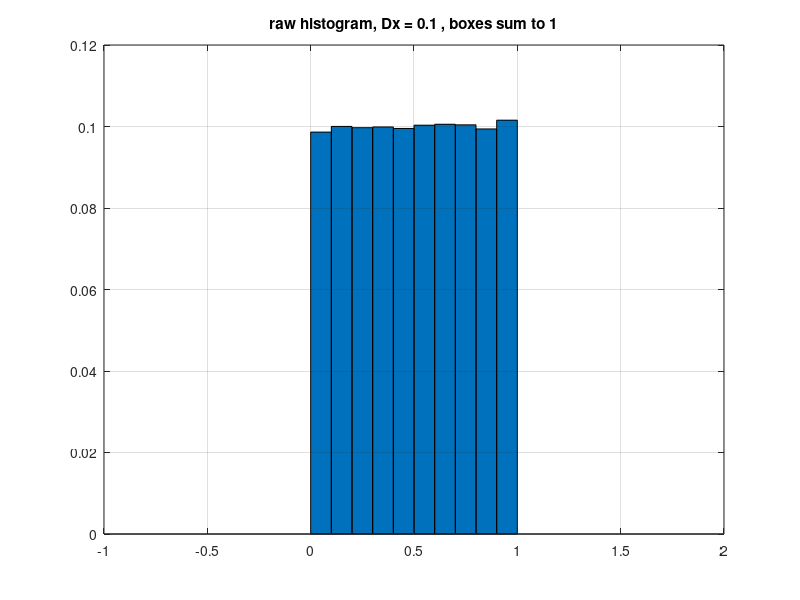
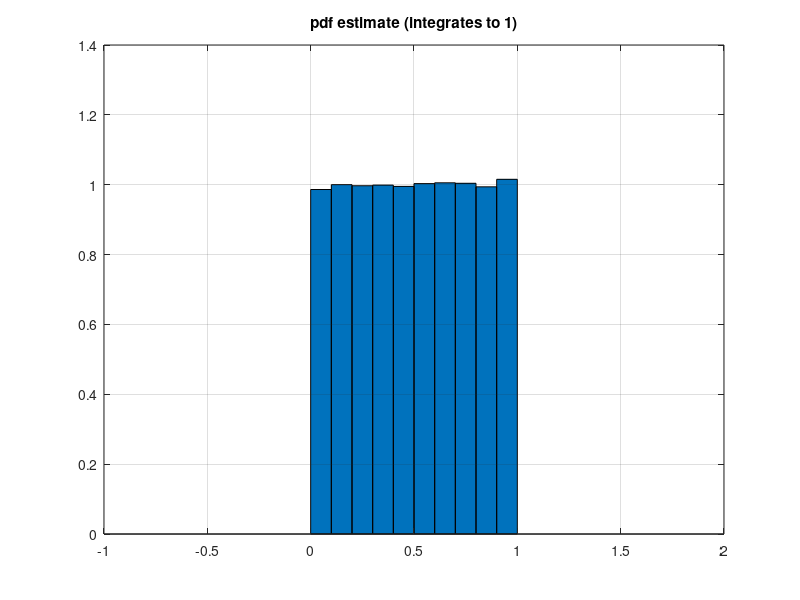

Write the MATLAB code that produced these figures, in order. (Note: this script raises an error after producing the figures.)

%%  Examples of pdf estimation of single and joint RVs

%% single uniformly distributed RV
close all;
clear all;

N=100000;  % how many experiments
csi=rand(1,N);   % the values of csi

% plotting the histogram
Dx=0.1;    % box width (i.e., value of Delta_x)
[box,x]=hist(csi,[-1+Dx/2:Dx:2-Dx/2]);
figure;bar(x,box/N,1);grid on; 
title(['raw histogram, Dx = ' num2str(Dx) ' , boxes sum to ' num2str(sum(box)/N) ]);
pause;

% plotting the pdf estimate
pdf=box/N/Dx;
figure;bar(x,pdf,1);grid on;
title(['pdf estimate (integrates to ' num2str(sum(pdf)*Dx) ')']);
pause;

% plotting the expected analytical pdf
ax=[min(x):0.001:max(x)];
apdf=HPi(1,ax-1/2);
hold on; plot(ax,apdf,'r--', 'linewidth',2);

return;

%% single Gaussian-distributed RV
clear all;

N=10000;  % how many experiments
sigma=1;
mu=0;
csi=sigma*randn(1,N)+mu;   % the values

% plotting the histogram
Dx=0.1*sigma;    % box width (i.e., value of Delta_x)
x=[-6*sigma:Dx:6*sigma];
[box,x]=hist(csi,x);
figure;bar(x,box/N,1);grid on; 
title(['raw histogram, Dx = ' num2str(Dx) ' , boxes sum to ' num2str(sum(box)/N) ]);
pause;

% plotting the pdf estimate
pdf=box/N/Dx;
figure;bar(x,pdf,1);grid on;
title(['pdf estimate (integrates to ' num2str(sum(pdf)*Dx) ')']);
pause;

% plotting the expected analytical pdf
apdf=1/sqrt(2*pi*sigma^2)*exp(-(x-mu).^2 /2/(sigma^2));
hold on; plot(x,apdf,'r--', 'linewidth',2);

return;

%% Rayleigh-distributed RV
clear all;

N=1000000;  % how many experiments
% variance of the component Gaussian variables
sigma=1;
%mu=2;
csi=sqrt((sigma*randn(1,N)).^2+(sigma*randn(1,N)).^2);   % the values

% mean value and standard deviation of the Rayleigh
mean_value=sqrt(pi/2)*sigma;
std_dev=sqrt((4-pi))/2*sigma;
% plotting the histogram
Dx=0.01*sigma;    % box width (i.e., value of Delta_x)

x=[-2*std_dev:Dx:mean_value+8*std_dev];
[box,x]=hist(csi,x);
figure;bar(x,box/N,1);grid on; 
title(['raw histogram, Dx = ' num2str(Dx) ' , boxes sum to ' num2str(sum(box)/N) ]);
pause;

% plotting the pdf estimate
pdf=box/N/Dx;
figure;bar(x,pdf,1);grid on;
title(['pdf estimate (integrates to ' num2str(sum(pdf)*Dx) ')']);
pause;

% plotting the expected analytical pdf
apdf=x./sigma^2.*exp(-x.^2/(2*sigma^2)).*(x>0);
%1/sqrt(2*pi*sigma^2)*exp(-(x-mu).^2 /2/(sigma^2));
hold on; plot(x,apdf,'r--', 'linewidth',2);

return;

%% Independent jointly-distributed Gaussian RVs
clear all;

N=1000000;  % how many experiments
sigma_csi=10;
sigma_eta=10;
mu_csi=15;
mu_eta=15;
csi_eta=zeros(N,2);
csi_eta(:,1)=sigma_csi*randn(1,N)+mu_csi;   % csi: temperature in Torino
csi_eta(:,2)=sigma_eta*randn(1,N)+mu_eta;   % eta: temperature in Beijing

% plotting the histogram
Dx=0.25*sigma_csi;    % box width (i.e., value of Delta_x)
Dy=0.25*sigma_eta;    % box width (i.e., value of Delta_y)

reticulate={ (-6*sigma_csi+mu_csi):Dx:(6*sigma_csi+mu_csi)  (-6*sigma_eta+mu_eta):Dy:(6*sigma_eta+mu_eta) };
figure;hist3(csi_eta, reticulate);[box]=hist3(csi_eta, reticulate);
title(['raw histogram: number of occurrences per box, Dx=' num2str(Dx) ', Dy=' num2str(Dx)]);
pause;

csi_eta_pdf=box/Dx/Dy/N;    % estimating the pdf
figure; mesh(reticulate{1},reticulate{2},csi_eta_pdf);axis square;
title(['estimate of joint pdf of \xi and \eta - integrates to ' num2str(sum(sum(csi_eta_pdf))*Dx*Dy)]);
pause;

figure;contour(reticulate{1},reticulate{2},csi_eta_pdf);axis square;grid on;
title(['estimate of joint pdf of \xi and \eta - integrates to ' num2str(sum(sum(csi_eta_pdf))*Dx*Dy)]);
pause;



%% Transforming a uniform RV
clear all;

N=10000000;  % how many experiments
extension=pi;
mu=0;
phi=extension*(rand(1,N)-1/2-mu);   % zero-mean with given extension

% plotting the pdf estimate
Dx=0.02*extension;    % box width (i.e., value of Delta_x)
[box,x]=hist(phi,[-extension+Dx/2:Dx:extension-Dx/2]);
pdf=box/N/Dx;
figure;bar(x,pdf);grid on;
title(['estimate of pdf of phi - (integrates to ' num2str(sum(pdf)*Dx) ')']);

pause;

% transforming the variable
eta=cos(phi);

% plotting the pdf estimate
Dy=0.05;    % box width (i.e., value of Delta_x)
[box,y]=hist(eta,[-1+Dy/2:Dy:2-Dy/2]);
pdf_eta=box/N/Dy;
figure;bar(y,pdf_eta);grid on;
title(['estimate of pdf of \eta=cos(\phi) - (integrates to ' num2str(sum(pdf_eta)*Dy) ')']);
return;


%% sum of independent uniform RVs and central limit theorem

clear all;

N=1000000;  % how many experiments
extension=sqrt(12);    % extension of uniform pdf
mu=0;   % mean value of uniform pdf

eta=zeros(1,N);     % initializing array

for k=1:100

csi=extension*(rand(1,N)-1/2-mu);   % creating a new uniformly-distributed RV
eta=eta+csi;    % summing to the previous result

% plotting the pdf estimate
Dx=0.01*extension*sqrt(k);    % box width (i.e., value of Delta_x)
[box,x]=hist(eta,[-1.5*sqrt(k)*extension:Dx:sqrt(k)*extension*1.5]);
pdf=box/N/Dx;
figure;bar(x,pdf,1);grid on;

var_eta=var(eta);   % estimating variance of eta
mean_eta=mean(eta); % estimating mean of eta
title(['estimate of pdf of \eta - integrates to ' num2str(sum(pdf)*Dx) ' - mean \eta=' num2str(mean_eta) ' - var \eta=' num2str(var_eta)]);

% plotting the expected analytical pdf
sigma_eta=extension/2/sqrt(3)*sqrt(k);
mu_eta=k*mu;
apdf=1/sqrt(2*pi*sigma_eta^2)*exp(-(x-mu_eta).^2 /2/(sigma_eta^2));
hold on; plot(x,apdf,'r--', 'linewidth',2);hold off;

pause;

end % index k

pause;


%% Independent jointly distributed uniform RVs

clear all;

N=100000;  % how many experiments
sigma_csi=3;
sigma_eta=3;
mu_csi=2;
mu_eta=4;
csi_eta=zeros(N,2); % first column contains csi, second column contains eta
csi_eta(:,1)=sigma_csi*sqrt(12)*(rand(1,N)-1/2)+mu_csi;   % the values of csi
csi_eta(:,2)=sigma_eta*sqrt(12)*(rand(1,N)-1/2)+mu_eta;   % the values of eta

% plotting the histogram
Dx=0.2*sigma_csi;    % box width (i.e., value of Delta_x)
Dy=0.2*sigma_eta;    % box width (i.e., value of Delta_y)

reticulate={ (-6*sigma_csi+mu_csi):Dx:(6*sigma_csi+mu_csi)  (-6*sigma_eta+mu_eta):Dy:(6*sigma_eta+mu_eta) };
figure;hist3(csi_eta, reticulate);[box]=hist3(csi_eta, reticulate);
title(['raw histogram: number of occurrences per box, Dx=' num2str(Dx) ', Dy=' num2str(Dx)]);
pause;

csi_eta_pdf=box/Dx/Dy/N;    % estimating the pdf
figure; mesh(reticulate{1},reticulate{2},csi_eta_pdf);
title(['estimate of joint pdf of \xi and \eta - integrates to ' num2str(sum(sum(csi_eta_pdf))*Dx*Dy)]);
pause;

figure;contour(reticulate{1},reticulate{2},csi_eta_pdf);axis square;grid on;
title(['estimate of joint pdf of \xi and \eta - integrates to ' num2str(sum(sum(csi_eta_pdf))*Dx*Dy)]);
pause;


%% Dependent jointly distributed uniform RVs

clear all;

N=1000000;  % how many experiments
w_csi=1;            % FWHM of the distribution of csi
w_rho=1;            % FWHM of the distribution of rho
sigma_csi=w_csi/2/sqrt(3);
sigma_rho=w_rho/2/sqrt(3);
mu_csi=0;
mu_rho=0;
csi_eta=zeros(N,2); % first column contains csi, second column contains eta
csi=sigma_csi*sqrt(12)*(rand(1,N)-1/2)+mu_csi;   % the values of csi
rho=sigma_rho*sqrt(12)*(rand(1,N)-1/2)+mu_rho;   % the values of eta
csi_eta(:,1)=csi;
csi_eta(:,2)=csi+rho;
% plotting the histogram
Dx=0.1*sigma_csi;    % box width (i.e., value of Delta_x)
Dy=0.1*sigma_csi;    % box width (i.e., value of Delta_y)

reticulate={ (-6*sigma_csi+mu_csi):Dx:(6*sigma_csi+mu_csi)  (-6*sigma_csi+mu_csi):Dy:(6*sigma_csi+mu_csi) };
figure;hist3(csi_eta, reticulate);[box]=hist3(csi_eta, reticulate);
title(['raw histogram: number of occurrences per box, Dx=' num2str(Dx) ', Dy=' num2str(Dx)]);
pause;

csi_eta_pdf=box/Dx/Dy/N;    % estimating the pdf
figure; mesh(reticulate{1},reticulate{2},csi_eta_pdf);
title(['estimate of joint pdf of \xi and \eta - integrates to ' num2str(sum(sum(csi_eta_pdf))*Dx*Dy)]);
pause;

figure;contour(reticulate{1},reticulate{2},csi_eta_pdf);axis square;grid on;
title(['estimate of joint pdf of \xi and \eta - integrates to ' num2str(sum(sum(csi_eta_pdf))*Dx*Dy)]);
pause;


%% Independent jointly-distributed Gaussian RVs
clear all;

N=1000000;  % how many experiments
sigma_csi=10;
sigma_eta=10;
mu_csi=15;
mu_eta=15;
csi_eta=zeros(N,2);
csi_eta(:,1)=sigma_csi*randn(1,N)+mu_csi;   % csi: temperature in Torino
csi_eta(:,2)=sigma_eta*randn(1,N)+mu_eta;   % eta: temperature in Beijing

% plotting the histogram
Dx=0.25*sigma_csi;    % box width (i.e., value of Delta_x)
Dy=0.25*sigma_eta;    % box width (i.e., value of Delta_y)

reticulate={ (-6*sigma_csi+mu_csi):Dx:(6*sigma_csi+mu_csi)  (-6*sigma_eta+mu_eta):Dy:(6*sigma_eta+mu_eta) };
figure;hist3(csi_eta, reticulate);[box]=hist3(csi_eta, reticulate);
title(['raw histogram: number of occurrences per box, Dx=' num2str(Dx) ', Dy=' num2str(Dx)]);
pause;

csi_eta_pdf=box/Dx/Dy/N;    % estimating the pdf
figure; mesh(reticulate{1},reticulate{2},csi_eta_pdf);axis square;
title(['estimate of joint pdf of \xi and \eta - integrates to ' num2str(sum(sum(csi_eta_pdf))*Dx*Dy)]);
pause;

figure;contour(reticulate{1},reticulate{2},csi_eta_pdf);axis square;grid on;
title(['estimate of joint pdf of \xi and \eta - integrates to ' num2str(sum(sum(csi_eta_pdf))*Dx*Dy)]);
pause;


%% Partially dependent jointly-distributed Gaussian RVs

clear all;

N=1000000;  % how many experiments
sigma_rho=10;
sigma_delta1=3;
sigma_delta2=3;
mu_rho=15;
mu_delta1=0;
mu_delta2=0;
rho=zeros(N,1);
delta1=zeros(N,1);
delta2=zeros(N,1);
csi_eta=zeros(N,2);

rho=sigma_rho*randn(1,N)+mu_rho;   % the values
delta1=sigma_delta1*randn(1,N)+mu_delta1;   % the values
delta2=sigma_delta2*randn(1,N)+mu_delta2;   % the values

csi_eta(:,1)=rho+delta1;    % csi, temperature in Torino
csi_eta(:,2)=rho+delta2;    % eta, temperature in Moncalieri

% plotting the histogram
Dx=0.2*sigma_rho;    % box width (i.e., value of Delta_x)
Dy=0.2*sigma_rho;    % box width (i.e., value of Delta_y)

reticulate={ (-6*sigma_rho+mu_rho):Dx:(6*sigma_rho+mu_rho)  (-6*sigma_rho+mu_rho):Dy:(6*sigma_rho+mu_rho) };
figure;hist3(csi_eta, reticulate);[box]=hist3(csi_eta, reticulate);
title(['raw histogram: number of occurrences per box, Dx=' num2str(Dx) ', Dy=' num2str(Dx)]);
pause;

csi_eta_pdf=box/Dx/Dy/N;    % estimating the pdf
cc=corrcoef(csi_eta(:,1),csi_eta(:,2)); % correlation coefficient
cov(csi_eta(:,1),csi_eta(:,2)); % covariance matrix
figure; mesh(reticulate{1},reticulate{2},csi_eta_pdf);axis square;
title(['estimate of joint pdf of \xi and \eta - integrates to ' num2str(sum(sum(csi_eta_pdf))*Dx*Dy) ' - corr. coeff.: ' num2str(cc(1,2))]);
pause;

figure;contour(reticulate{1},reticulate{2},csi_eta_pdf);axis square;grid on;
title(['estimate of joint pdf of \xi and \eta - integrates to ' num2str(sum(sum(csi_eta_pdf))*Dx*Dy) ' - corr. coeff.: ' num2str(cc(1,2))]);
pause;

% %% Fully dependent distributed Gaussian RVs
% 
% csi_eta(:,2)=csi_eta(:,1);
% figure;hist3(csi_eta, reticulate);[box]=hist3(csi_eta, reticulate);
% pause;
% csi_eta_pdf=box/Dx/Dy/N; 
% figure; mesh(reticulate{1},reticulate{2},csi_eta_pdf);
% pause;
% figure;contour(reticulate{1},reticulate{2},csi_eta_pdf);axis square;grid on;

%% Partially dependent jointly-distributed Gaussian RVs *analytical* (no histogram)

clear all;

mu_csi=0;
mu_eta=0;

sigma_csi=1;
sigma_eta=1;

rho_csi_eta=0.7;


% plotting the pdf
Dx=0.2*sigma_csi;    % box width (i.e., value of Delta_x)
Dy=0.2*sigma_eta;    % box width (i.e., value of Delta_y)

[x y]=meshgrid( (-6*sigma_csi+mu_csi):Dx:(6*sigma_csi+mu_csi) , (-6*sigma_eta+mu_eta):Dy:(6*sigma_eta+mu_eta) );
%
figure; mesh(x,y,1/sqrt(2*pi*sigma_csi^2)*1/sqrt(2*pi*sigma_eta^2)*1/sqrt(1-rho_csi_eta^2)...
    .* exp( ( - (x-mu_csi).^2 ./ 2 ./ sigma_csi.^2  - (y-mu_eta).^2 ./ 2 ./ sigma_eta.^2 ...
    +rho_csi_eta .* (x-mu_csi) ./ sigma_csi .* (y-mu_eta) ./ sigma_eta )...
    ./(1-rho_csi_eta^2) )... 
    );
%     .* exp( ( - (x-mu_csi).^2 ./ 2 ./ sigma_csi.^2  - (y-mu_eta).^2 ./ 2 ./ sigma_eta.^2 +...
%     rho_csi_eta .* (x-mu_csi) ./ sigma_csi .* (y-mu_eta) ./ sigma_eta  ) ./(1-rho_csi_eta^2)  );
axis square;
title(['joint pdf of \xi and \eta - corr. coeff.: ' rho_csi_eta]);
h=gca;
h.XAxis.FontSize=16;
h.YAxis.FontSize=16;
h.ZAxis.FontSize=16;
pause;

figure;contour(x,y,...
    1/sqrt(2*pi*sigma_csi^2)*1/sqrt(2*pi*sigma_eta^2)*1/sqrt(1-rho_csi_eta^2)...
    .* exp( ( - (x-mu_csi).^2 ./ 2 ./ sigma_csi.^2  - (y-mu_eta).^2 ./ 2 ./ sigma_eta.^2 ...
    +rho_csi_eta .* (x-mu_csi) ./ sigma_csi .* (y-mu_eta) ./ sigma_eta )...
    ./(1-rho_csi_eta^2) )... 
);axis square;grid on;
title(['joint pdf of \xi and \eta - corr. coeff.: ' rho_csi_eta]);
h=gca;
h.XAxis.FontSize=16;
h.YAxis.FontSize=16;

pause;


% %% Fully dependent distributed Gaussian RVs
% 
% csi_eta(:,2)=csi_eta(:,1);
% figure;hist3(csi_eta, reticulate);[box]=hist3(csi_eta, reticulate);
% pause;
% csi_eta_pdf=box/Dx/Dy/N; 
% figure; mesh(reticulate{1},reticulate{2},csi_eta_pdf);
% pause;
% figure;contour(reticulate{1},reticulate{2},csi_eta_pdf);axis square;grid on;


%% Examples of process generation
%  The random periodic process

% set the maximum frequency component present
T=1;    % the process period
M=100;  % maximum frequency is M/T
% the complex random variable csi_m is defiined
sigma_csi_Re=10;
sigma_csi_Im=10;
mu_csi_0=0;
sigma_csi_0=10;

% creating the process
K=100;   % oversampling factor
MK=M*K;
Dt=T/MK;   % time-step
t0=0;   % start-time for representation
t=linspace(t0,t0+(MK-1)*Dt,MK); % generating time over a single period

% setting the number of wanted realizations
NR=1;

figure;

for nr=1:NR

% creating a single realization
X=zeros(1,MK);
csi=sigma_csi_Re*randn(1,M) + j*sigma_csi_Im*randn(1,M);   % csi_m
csi_0=randn*sigma_csi_0;

for m=1:M
    X=sqrt(1/T)*(csi(m)*exp(j*2*pi*m/T*t)+conj(csi(m))*exp(-j*2*pi*m/T*t))+X;
end;
    X=X+csi_0;

plot(t,X); grid on;hold on;

end;

return





